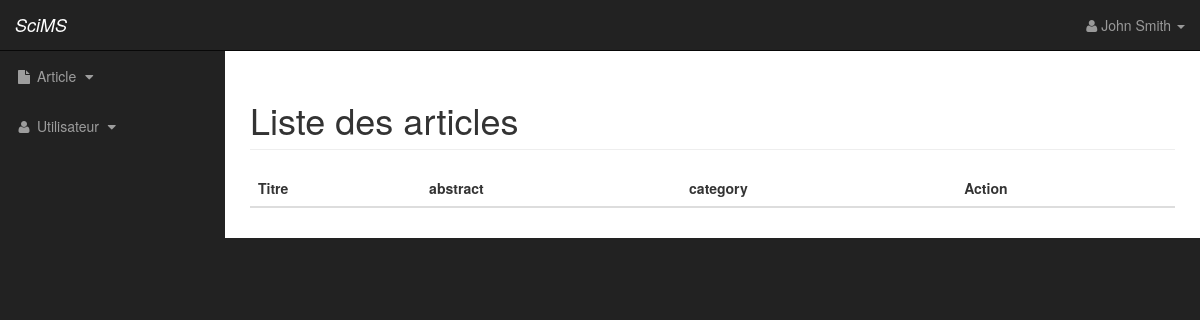
The page /article/displayArticles (signed in) on the database as committed earlier.
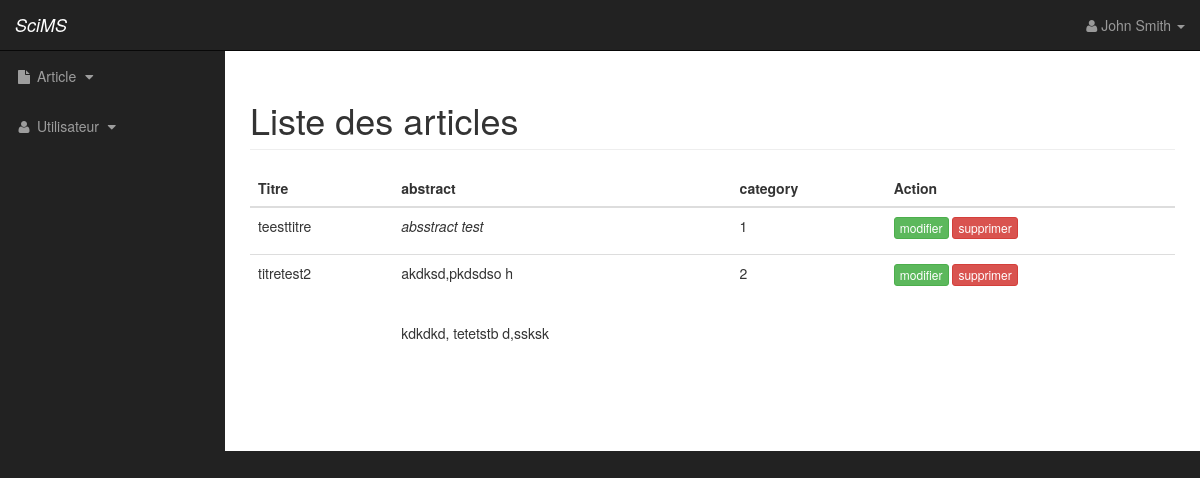
The same page on the database as committed later.
### tables this page shows
CREATE TABLE IF NOT EXISTS `article` (
  `id` int(11) NOT NULL AUTO_INCREMENT,
  `title` varchar(50) NOT NULL,
  `abstract` text NOT NULL,
  `category` int(11) NOT NULL,
  PRIMARY KEY (`id`)
);

### src/Controller/ArticleController.php (called while the page is built, shortened)
<?php
class ArticleController extends Controller
{
    public function displayArticles()
    {
        $data = $this->getModel("article")->findAll();
        $this->render("articles", "Liste des articles", $data);
    }
}

### src/Entity/Article.php (called while the page is built, shortened)
<?php
class Article extends Entity
{
    private $id;
    private $title;
    private $abstract;
    private $category;
    public function getId()
    {
        return $this->id;
    }
    public function setId($id)
    {
        $this->id = $id;
    }
    public function getTitle()
    {
        return $this->title;
    }
    public function setTitle($title)
    {
        $this->title = $title;
    }
    public function getAbstract()
    {
        return $this->abstract;
    }
    public function setAbstract($abstract)
    {
        $this->abstract = $abstract;
    }
    public function getCategory()
    {
        return $this->category;
    }
    public function setCategory($category)
    {
        $this->category = $category;
    }
}

### src/Core/Model.php (called while the page is built, shortened)
<?php
class Model
{
    private $dbConn;
    private $class;
    public function __construct($class = null)
    {
        $this->dbConn = DbConn::getInstance();
        $this->class = $class;
    }
    public function getDbConn()
    {
        return $this->dbConn;
    }
    public function findAll()
    {
        $query = "SELECT * FROM " . $this->class;
        $request = $this->getDbConn()->query($query);
        $data = $request->fetchAll(PDO::FETCH_ASSOC);
        if (!$data)
            return false;
        foreach ($data as $row) {
            $id = $row['id'];
            $entities[$id] = new $this->class($row);
        }
        return $entities;
    }
}

### src/DbConn.php (called while the page is built, shortened)
<?php
class DbConn
{
    private $PDOInstance = null;
    private static $instance = null;
    private function __construct()
    {
        try {
            $this->PDOInstance = new PDO('mysql:dbname=' . self::DB . ';host=' . self::HOST, self::USER, self::PASSWORD);
            $this->PDOInstance->setAttribute(PDO::ATTR_ERRMODE, PDO::ERRMODE_EXCEPTION);
        } catch (Exception $e) {
            echo 'Erreur : ' . $e->getMessage() . '<br />';
            die();
        }
    }
    public static function getInstance()
    {
        if (is_null(self::$instance)) {
            self::$instance = new DbConn();
        }
        return self::$instance;
    }
    public function query($query)
    {
        return $this->PDOInstance->query($query);
    }
}

### views/article/articles.php (the view, shortened to what this page needs)
<div class="col-lg-12">
    <div class="table-responsive">
        <table class="table table-hover">
            <thead>
            <tr>
                <th>Titre</th>
                <th>abstract</th>
                <th>category</th>
                <th>Action</th>
            </tr>
            </thead>
            <tbody>
            <?php
            foreach ($data as $article) {
                ?>
                <tr>
                    <td><?php echo $article->getTitle(); ?></td>
                    <td><?php echo $article->getAbstract(); ?></td>
                    <td><?php echo $article->getCategory(); ?></td>
                    <td>
                        <a href="<?php echo WEBROOT . "article/updateArticle/" . $article->getId(); ?>"
                           class="span6 btn btn-success btn-xs">modifier</a>
                        <a href="#" class="span6 btn btn-danger btn-xs">supprimer</a>
                    </td>
                </tr>
                <?php
            }
            ?>
            </tbody>
        </table>
    </div>
</div>

### index.php (shortened to what this page needs)
<?php
require_once ROOT . 'DbConn.php';
require_once ROOT . 'core/Model.php';
require_once ROOT . 'core/Controller.php';
$get = (!empty($_GET["p"])) ? $_GET["p"] : "";
$get = Controller::Router($get);
$params = explode('/', $get);
$controller = $params[0] = (!empty($params[0])) ? $params[0] : "user";
$action = $params[1] = (!empty($params[1])) ? $params[1] : "displayUsers";
$controller = ucfirst(strtolower($controller)) . 'Controller';
$urlController = ROOT . 'Controller/' . $controller . '.php';
if (is_file($urlController)) {
    $controller = new $controller();
    if (method_exists($controller, $action)) {
        $classMethod = new ReflectionMethod($controller, $action);
        $argsCount = count($classMethod->getParameters());
        $paramsCount = count($params) - 2;
        if ($argsCount == $paramsCount) {
            $args = array();
            call_user_func_array(array($controller, $action), $args);
        } else {
            echo 3;
            require_once ROOTVIEW . 'views/error/404.php';
        }
    } else {
        echo 2;
        require_once ROOTVIEW . 'views/error/404.php';
    }
} else {
    echo 1;
    require_once ROOTVIEW . 'views/error/404.php';
}

### src/Core/Controller.php (shortened to what this page needs)
<?php
class Controller
{
    protected function render($fileName, $title, $data = NULL, $default = true)
    {
        $url = ROOTVIEW . 'views/' . strtolower(substr(get_class($this), 0, -10)) . '/' . $fileName . '.php';
        if (is_file($url)) {
            require_once $url;
            $content_for_layout = ob_get_clean();
            if ($default) {
                require_once ROOTVIEW . 'views/layout/default.php';
            } else {
                echo $content_for_layout;
            }
        } else {
            require_once ROOTVIEW . 'views/error/view_404.php';
        }
    }
    public static function Router($param)
    {
        if (!empty($_SESSION["user"])) {
            return $param;
        } else {
            return "user/authenticate";
        }
    }
}

### views/layout/default.php (shortened to what this page needs)
<!DOCTYPE html>
<html lang="fr">
<head>
    <link href=<?php echo WEBROOT . "web/css/bootstrap.min.css" ?> rel="stylesheet">
    <link href=<?php echo WEBROOT . "web/css/sb-admin.css" ?> rel="stylesheet">
    <link href=<?php echo WEBROOT . "web/font-awesome/css/font-awesome.min.css" ?> rel="stylesheet" type="text/css">
</head>
<body>
<div id="wrapper">
    <nav class="navbar navbar-inverse navbar-fixed-top" role="navigation">
        <div class="navbar-header">
            <i class="navbar-brand">SciMS</i>
        </div>
        <ul class="nav navbar-right top-nav">
            <li class="dropdown">
                <a href="#" class="dropdown-toggle" data-toggle="dropdown"><i class="fa fa-user"></i> John Smith <b
                        class="caret"></b></a>
            </li>
        </ul>
        <div class="collapse navbar-collapse navbar-ex1-collapse">
            <ul class="nav navbar-nav side-nav">
                <li>
                    <a href="javascript:;" data-toggle="collapse" data-target="#article"><i
                            class="fa fa-fw fa-file"></i> Article <i class="fa fa-fw fa-caret-down"></i></a>
                </li>
                <li>
                    <a href="javascript:;" data-toggle="collapse" data-target="#user"><i
                            class="fa fa-fw fa-user"></i> Utilisateur <i class="fa fa-fw fa-caret-down"></i></a>
                </li>
            </ul>
        </div>
    </nav>
    <div id="page-wrapper">
        <div class="container-fluid">
            <div class="row">
                <div class="col-lg-12">
                    <h1 class="page-header">
                        <?php echo $title; ?>
                    </h1>
                </div>
            </div>
            <div class="row">
                <?php echo $content_for_layout ?>
            </div>
        </div>
    </div>
</div>
</body>
</html>

### web/css/sb-admin.css (style rules this page uses)
body { margin-top: 100px; background-color: #222; }
@media (min-width:768px) { body { margin-top: 50px; } }
#wrapper { padding-left: 0; }
#page-wrapper { width: 100%; padding: 0; background-color: #fff; }
@media (min-width:768px) { #wrapper { padding-left: 225px; } }
@media (min-width:768px) { #page-wrapper { padding: 10px; } }
.top-nav { padding: 0 15px; }
.top-nav>li { display: inline-block; float: left; }
.top-nav>li>a { padding-top: 15px; padding-bottom: 15px; line-height: 20px; color: #999; }
@media (min-width:768px) { .side-nav { position: fixed; top: 51px; left: 225px; width: 225px; margin-left: -225px; border: none; border-radius: 0; overflow-y: auto; background-color: #222; bottom: 0; overflow-x: hidden; padding-bottom: 40px; } }
@media (min-width:768px) { .side-nav>li>a { width: 225px; } }

Rows that differ between the two databases and show on the page:
added article: title "teesttitre", abstract "absstract test", category "1"
added article: title "titretest2", abstract "akdksd,pkdsdso h kdkdkd, tetetstb d,ssksk", category "2"
